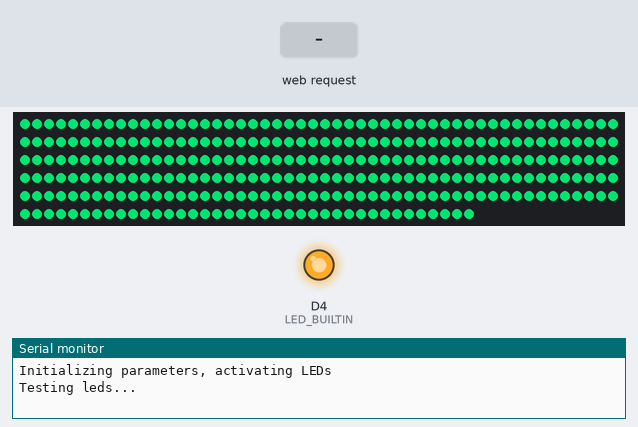
Recording of a sketch running on a simulated ESP8266 (NodeMCU). Shown: 288 RGB LEDs in strip order, left to right, continuing on the next row, output pins drawn as LEDs (lit = HIGH, except the on-board LED, lit = LOW), the last lines printed to the serial monitor. Inputs (shaded band) come from the test bench. Dim RGB values are drawn brighter than linear; WiFi joins after 1.5 s; servers stay silent unless stated; storage starts empty.

Above: at 5.6 s.
13.8 s: HTTP request GET /led_off received
At 15.2 s:
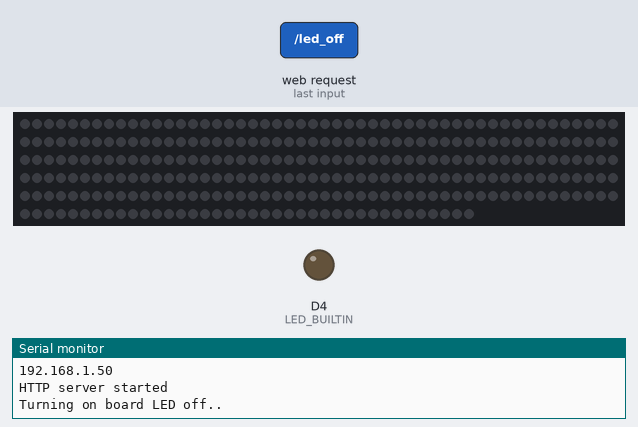
16.8 s: HTTP request GET /led_on received
At 17.4 s:
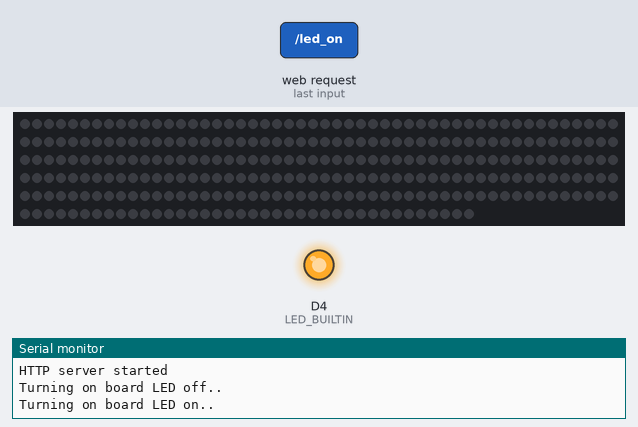
Timing chart, 0 to 19.8 s (numbered marks = the images above; inputs shaded):
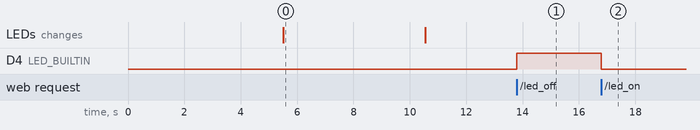

Measured:
- after the input at 13.8 s, D4 (LED_BUILTIN): LOW → HIGH at once
- after the input at 16.8 s, D4 (LED_BUILTIN): HIGH → LOW at once
- what the display in image 0 shows lasts 5.0 s, from 5.5 s to 10.5 s

The sketch:

test_nodemcu_setframe.ino
```cpp
#include <ESP8266WiFi.h>
#include <WiFiClient.h>
#include <ESP8266WebServer.h>
#include <FS.h>
#include <ArduinoJson.h>
#include <FastLED.h>
#include <stdio.h>

/* Config file */
#define LEDHOST_CONFIG "/ledhost_config.json"
#define DEFAULT_WIFI_TIMEOUT 90000
#define LED_PIN 7
#define NUM_LEDS 288
#define FRAME_INTERVAL 64
#define HSV_DEFAULT_VALUE 160

StaticJsonDocument<1024> configFile;
/*
/* SetFrame Test for NodeHost_MCU */
/*


/* WiFi Credentials */
const char* ssid;
const char* password;
bool is_conn;

/* HTTP Setup */
ESP8266WebServer server(8000);

/* LED and heatmap values*/
CRGB leds[NUM_LEDS];

/* Timing */
char logbuffer [80];
bool cycle;
int logsize;
unsigned long currTime, prevTime, startTime, cycleTime;

/* Setup  */
void setup() {

  /* Set pins, clear UART */
  pinMode(LED_BUILTIN, OUTPUT);
  pinMode(D4, OUTPUT);
  delay(5000);
  Serial.begin(115200);
  delay(500);
  Serial.flush();
  while ( Serial.available() ) Serial.read();

  Serial.println("Initializing parameters, activating LEDs");
  is_conn = false;
  cycle = 0;

  /* Set LED strip */
  FastLED.addLeds<WS2812B, LED_PIN, GRB>(leds, NUM_LEDS);

  testLEDs();

  /* Verify config file */
  testLoadConfig();

  /* Verify wi-fi connectivity */
  testWifiSetup();

  if (is_conn) {
    /* Verify web host setup */
    testWebHostSetup();
  }
}

/* Loop */
void loop() {
  currTime = millis();
  server.handleClient();

  if (currTime - prevTime > FRAME_INTERVAL) {
     FastLED.show();
     prevTime = currTime;
  }

  if (cycle) {
    cycleTime = millis();
    cycle = 0;
  }
}

void testLEDs() {
  Serial.println("Testing leds...");
  for (int i=0;i<NUM_LEDS;i++) {
   leds[i]=CHSV(128,255,255);
  }

  FastLED.show();
  delay(5000);
  FastLED.clearData();
  FastLED.show();
}

void testWifiSetup() {
    unsigned long wifi_time = millis();
    Serial.print("Configuring access point...");
    WiFi.begin(ssid, password);
    bool is_timeout = false;

    while ((WiFi.status() != WL_CONNECTED) && (!is_timeout)) {
        if (millis() - wifi_time < DEFAULT_WIFI_TIMEOUT) {
            delay(1000);
            Serial.print(".");
        } else {
            is_timeout = true;
        }
    }

    if (WiFi.status() == WL_CONNECTED) {
        Serial.println("");
        Serial.println("WiFi connected \n\r\ IP address: ");
        Serial.println(WiFi.localIP());
        is_conn = true;
    } else {
        Serial.println("Wifi not connected.\n Web server not enabled.\n Using default settings.");
    }
}

void testWebHostSetup() {
    server.on("/", handleRoot);
    server.on("/testget", testGet);
    server.on("/testsetframe", HTTP_POST, testSetFrame);
    server.on("/led_on", handleLedOn);
    server.on("/led_off", handleLedOff);
    server.begin();
    Serial.println ( "HTTP server started" );
}

/* Web Server Handlers */
void handleRoot() {
 server.send(200, "text/html", "<h2>Node MCU LED Host</h2><br/>IP Address - " + WiFi.localIP().toString());
}

void handleLedOn() {
    Serial.println("Turning on board LED on..");
    digitalWrite(LED_BUILTIN, 0);
    server.send(200, "text/plain","{ result: 'led on' }");
}

void handleLedOff() {
    Serial.println("Turning on board LED off..");
    digitalWrite(LED_BUILTIN, 1);
    server.send(200, "text/plain","{ result: 'led off' }");
}

void testGet() {
    Serial.println("GET request received...");
    server.send(200, "text/plain","{ result: 'get' }");
}

void testSetFrame() {
//    Serial.println("SetFrame test...");
//    Serial.print("Arguments: ");
//    Serial.print(server.args());
//    Serial.print(", Array size: ");
//    Serial.println(sizeof(server.arg(0)));

    for(int x=0; x<NUM_LEDS; x++) {
      leds[x]=CHSV(server.arg(0)[x], 255, 255);

      //Serial.print(server.arg(0)[x], HEX);
      //Serial.print(",");
    }

    cycle = 1;
    server.send(200, "text/plain", "OK");
}
void testLoadConfig() {

    if (SPIFFS.begin()) {
        Serial.println("Reading from file system..");

        File f = SPIFFS.open(LEDHOST_CONFIG, "r");

        if (f && f.size()) {
            Serial.println("Opening config..");
            size_t filesize = f.size();

            char jsonData[filesize+1];
            f.read((uint8_t *)jsonData, sizeof(jsonData));
            f.close();
            jsonData[filesize]='\0';

            Serial.println("Output of config file: ");
            Serial.println(jsonData);

            DeserializationError error = deserializeJson(configFile, jsonData);

            if (error) {
                Serial.println("Failure to parse json data");
                return;
            }

            ssid = configFile["wifi_ssid"];
            password = configFile["wifi_pwd"];

            Serial.print("SSID: ");
            Serial.println(ssid);
            Serial.print("Password: ");
            Serial.println(password);
        }
    }
}
```
